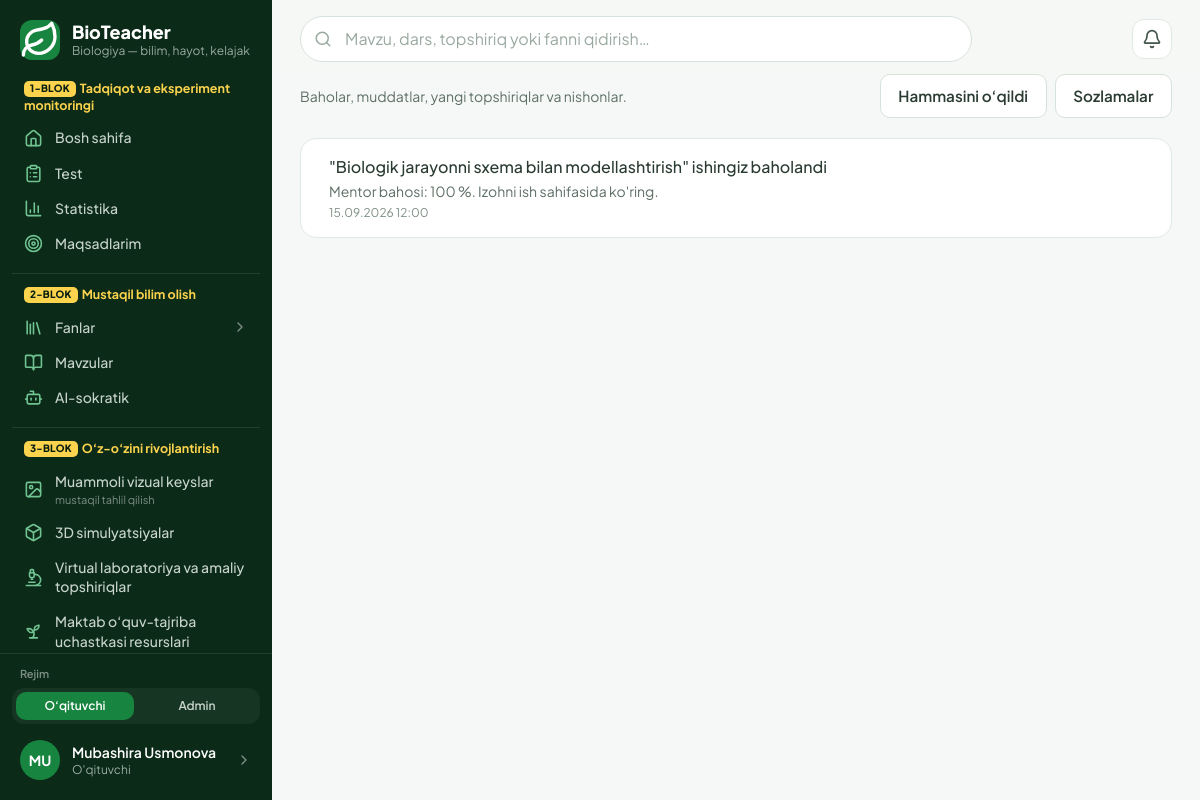
The page /bildirishnomalar/ (signed in) on the database its author committed.
### accounts/models.py (models this page shows, shortened)
class MenuItem(models.Model):
    key = models.CharField("band kaliti", max_length=60, unique=True)
    group = models.ForeignKey(
        "MenuGroup", on_delete=models.CASCADE, null=True, related_name="items", verbose_name="blok",
    )
    parent = models.ForeignKey(
        "self", on_delete=models.CASCADE, null=True, blank=True, related_name="children",
        verbose_name="ota band",
    )
    order = models.PositiveSmallIntegerField("tartib", default=0)
    label = models.CharField("nom", max_length=60, blank=True, help_text="Bo'sh — sahifaning standart nomi.")
    page = models.CharField("sahifa", max_length=60, blank=True)
    url = models.CharField("havola", max_length=300, blank=True)
    icon = models.CharField("ikonka", max_length=20, blank=True, help_text="Bo'sh — sahifa ikonkasi.")
    hint = models.CharField("izoh", max_length=60, blank=True)
    class Meta:
        verbose_name = "menyu bandi"
        verbose_name_plural = "menyu bandlari"
        ordering = ["order", "id"]

class User(AbstractUser):
    email = models.EmailField("email", unique=True)
    email_verified = models.BooleanField("email tasdiqlangan", default=False)
    last_login_ip = models.GenericIPAddressField("oxirgi IP", null=True, blank=True)
    USERNAME_FIELD = "email"
    REQUIRED_FIELDS = []
    objects = UserManager()
    class Meta:
        verbose_name = "foydalanuvchi"
        verbose_name_plural = "foydalanuvchilar"

class Profile(SoftDeleteModel):
    user = models.OneToOneField(User, on_delete=models.CASCADE, related_name="profile")
    role = models.CharField("faol rol", max_length=20, choices=Role.choices, default=Role.TEACHER)
    roles = models.CharField("berilgan rollar", max_length=100, blank=True, default="")
    otm = models.CharField("OTM", max_length=200, blank=True)
    faculty = models.CharField("fakultet", max_length=200, blank=True)
    course = models.PositiveSmallIntegerField("kurs", null=True, blank=True)
    study_arm = models.CharField(
        "tadqiqot bo'linmasi", max_length=1, choices=StudyArm.choices, default=StudyArm.NONE,
    )
    phone = models.CharField("telefon", max_length=32, blank=True)
    avatar = models.ImageField("avatar", upload_to="avatars/%Y/%m/", blank=True)
    bio = models.TextField("qisqacha", blank=True)
    research_consent = models.BooleanField("tadqiqotda ishtirok roziligi", default=False)
    research_consent_at = models.DateTimeField(null=True, blank=True)
    respondent_id = models.UUIDField("respondent ID", default=uuid.uuid4, unique=True, editable=False)
    onboarding_done = models.BooleanField("onboarding tugallangan", default=False)
    class Meta:
        verbose_name = "profil"
        verbose_name_plural = "profillar"
    @property
    def role_list(self):
        granted = {r.strip() for r in self.roles.split(",") if r.strip()}
        granted.add(self.role)
        if self.user.is_superuser:
            granted.add(Role.ADMIN)
        return [r for r in Role.values if r in granted]
    @property
    def role_choices(self):
        return [(r, Role(r).label) for r in self.role_list]
    @property
    def has_multiple_roles(self):
        return len(self.role_list) > 1
    @property
    def is_admin(self):
        return self.role == Role.ADMIN

### notifications/models.py (models this page shows, shortened)
class Notification(TimeStampedModel):
    user = models.ForeignKey(
        settings.AUTH_USER_MODEL, on_delete=models.CASCADE, related_name="notifications"
    )
    kind = models.CharField(max_length=20, choices=NotificationType.choices)
    title = models.CharField(max_length=250)
    body = models.TextField(blank=True)
    url = models.CharField(max_length=300, blank=True)
    read_at = models.DateTimeField(null=True, blank=True)
    class Meta:
        verbose_name = "bildirishnoma"
        verbose_name_plural = "bildirishnomalar"
        ordering = ["-created_at"]
        indexes = [models.Index(fields=["user", "read_at"])]
    @property
    def is_read(self):
        return self.read_at is not None

### notifications/views.py (the view)
# urls.py: path("", views.inbox, name="inbox"),
@login_required
def inbox(request):
    notifications = Notification.objects.filter(user=request.user)
    return render(request, "notifications/inbox.html", {"notifications": notifications[:100]})

### accounts/menu.py (called while the page is built)
def active_sections():
    from content.models import Section
    sections = list(Section.objects.filter(is_active=True).order_by("order", "title"))
    for section in sections:
        section.icon_name = SECTION_ICONS.get(section.slug, "leaf")
    return sections

def _resolve(item, sections):
    if item.page.startswith(SECTION_PREFIX):
        section = sections.get(item.page[len(SECTION_PREFIX):])
        if section is None:
            return None
        return {"href": reverse("content:section", args=[section.slug]), "label": section.title,
                "icon": section.icon_name, "page": {}, "slug": section.slug}
    if item.page:
        page = PAGES.get(item.page)
        if page is None:
            return None
        href = reverse(page["url"], args=[page["arg"]] if page.get("arg") else None) if page.get("url") else ""
        return {"href": href, "label": page["label"], "icon": page["icon"], "page": page, "slug": None}
    if item.url:
        return {"href": item.url, "label": item.url, "icon": "link", "page": {}, "slug": None}
    return None

def group_title(group):
    if group.title is not None:
        return group.title
    return DEFAULT_GROUPS.get(group.key, {}).get("title", "")

def _load(audience=None):
    from .models import MenuGroup, MenuItem
    if not MenuGroup.objects.exists():
        seed_defaults(MenuGroup, MenuItem)
    groups = MenuGroup.objects.order_by(F("order").asc(nulls_last=True), "id")
    if audience:
        groups = groups.filter(audience=audience)
    groups = list(groups)
    top, children = defaultdict(list), defaultdict(list)
    for item in MenuItem.objects.filter(group__in=groups).order_by("order", "id"):
        (children[item.parent_id] if item.parent_id else top[item.group_id]).append(item)
    return [(group, [(item, children[item.id]) for item in top[group.id]]) for group in groups]

def _current_section(request):
    match = getattr(request, "resolver_match", None)
    if match is None or match.namespace != "content":
        return None
    return match.kwargs.get("slug") if match.url_name == "section" else match.kwargs.get("section_slug")

### core/enums.py (called while the page is built)
def level_for(percent):
    value = max(0.0, min(100.0, float(percent or 0)))
    for threshold, code, name, wash, step in LEVEL_SCALE:
        if value >= threshold:
            return code, name, wash, step, LEVEL_HINTS[code]
    return "INITIAL", "Boshlang'ich", "scale-1", 1, LEVEL_HINTS["INITIAL"]

### templates/notifications/inbox.html (shortened to what this page needs)
{% extends "base.html" %}
{% block content %}
<div class="">
  <div class="flex items-center justify-between gap-3">
    <p class="text-sm text-slateg-600">Baholar, muddatlar, yangi topshiriqlar va nishonlar.</p>
    <div class="flex gap-2">
      <a href="{% url 'notifications:mark_all_read' %}" class="btn btn-quiet">Hammasini o‘qildi</a>
      <a href="{% url 'notifications:settings' %}" class="btn btn-quiet">Sozlamalar</a>
    </div>
  </div>
  <div class="mt-5 space-y-2">
    {% for n in notifications %}
      <a href="{% url 'notifications:open' n.pk %}"
         class="block rounded-2xl border p-4 transition {% if n.is_read %}border-slateg-200 bg-white{% else %}border-brand-200 bg-brand-50{% endif %} hover:border-brand-300">
        <div class="flex items-start gap-3">
          <div class="flex-1 min-w-0">
            <p class="font-medium {% if n.is_read %}text-slateg-800{% else %}text-brand-900{% endif %}">{{ n.title }}</p>
            {% if n.body %}<p class="mt-0.5 text-sm text-slateg-600">{{ n.body|truncatewords:30 }}</p>{% endif %}
            <p class="mt-1 text-xs text-slateg-500">{{ n.created_at|date:"d.m.Y H:i" }}</p>
          </div>
        </div>
      </a>
    {% empty %}
      <div class="section">
        <p class="text-3xl"></p>
        <p class="mt-3 text-slateg-600">Bildirishnomalar yo‘q.</p>
      </div>
    {% endfor %}
  </div>
</div>
{% endblock %}

### templates/partials/rail.html (shortened to what this page needs)
{% load static %}
<div class="flex flex-col h-full w-full">
  <a href="{% url 'home:dashboard' %}" class="flex items-center gap-3 px-5 pt-5 pb-5">
    <span class="grid place-items-center w-10 h-10 rounded-xl bg-brand-600 text-white shrink-0">
    </span>
    <span class="min-w-0">
      <span class="block text-white text-lg font-extrabold leading-tight">BioTeacher</span>
      <span class="block text-xs text-slateg-400 truncate">Biologiya — bilim, hayot, kelajak</span>
    </span>
  </a>
  <nav class="flex-1 overflow-y-auto px-3 pb-3" aria-label="Asosiy menyu">
    {% if profile.is_admin %}{% with groups=rail_menu.admin %}{% include "partials/rail_groups.html" %}{% endwith %}
    {% else %}{% with groups=rail_menu.teacher %}{% include "partials/rail_groups.html" %}{% endwith %}
    {% endif %}
  </nav>
  <div class="border-t border-white/10 p-3">
    {% if profile.has_multiple_roles %}
      <form method="post" action="{% url 'accounts:switch_role' %}" class="mb-2">{% csrf_token %}
        <p class="px-2 mb-1.5 text-[11px] font-semibold text-slateg-500">Rejim</p>
        <div class="grid grid-cols-{{ profile.role_choices|length }} gap-1 rounded-xl bg-white/5 p-1" role="group" aria-label="Rolni almashtirish">
          {% for code, label in profile.role_choices %}
            <button name="role" value="{{ code }}"
                    {% if code == profile.role %}aria-pressed="true" disabled{% endif %}
                    class="rounded-lg px-2 py-1.5 text-xs font-semibold truncate
                      {% if code == profile.role %}bg-brand-600 text-white{% else %}text-slateg-300 hover:bg-white/10 hover:text-white{% endif %}">
              {% if code == 'ADMIN' %}Admin{% else %}O‘qituvchi{% endif %}
            </button>
          {% endfor %}
        </div>
      </form>
    {% endif %}
    <a href="{% url 'home:cabinet' %}"
       class="flex items-center gap-3 rounded-xl px-2 py-2 hover:bg-white/5 group">
      {% if profile.avatar %}
        <img src="{{ profile.avatar.url }}" alt="" class="w-10 h-10 rounded-full object-cover shrink-0">
      {% else %}
        <span aria-hidden="true" class="grid place-items-center w-10 h-10 rounded-full bg-brand-600 text-white text-sm font-bold shrink-0">
          {{ user.first_name|slice:":1"|upper|default:"B" }}{{ user.last_name|slice:":1"|upper }}
        </span>
      {% endif %}
      <span class="min-w-0 flex-1">
        <span class="block text-sm font-semibold text-white truncate">{{ user.get_full_name|default:user.email }}</span>
        <span class="block text-xs text-slateg-400">{{ profile.get_role_display }}</span>
      </span>
      <span class="text-slateg-500 group-hover:text-white shrink-0 w-4 h-4">
      </span>
    </a>
  </div>
</div>

### templates/partials/rail_item.html (shortened to what this page needs)
<a href="{{ href }}"
   class="flex items-center gap-3 rounded-xl px-3 py-2 text-sm font-medium
     {% if active %}bg-brand-600 text-white shadow-[0_6px_16px_-8px_rgba(23,132,63,.9)]{% else %}text-slateg-300 hover:bg-white/5 hover:text-white{% endif %}">
  <span class="shrink-0 w-[19px] h-[19px] grid place-items-center {% if not active %}text-brand-300{% endif %}">
  </span>
  <span class="flex-1 min-w-0">
    <span class="rail-label block leading-snug">{{ label }}</span>
    {% if hint %}
      <span class="block mt-0.5 text-[11px] font-normal leading-tight {% if active %}text-white/75{% else %}text-slateg-500{% endif %}">{{ hint }}</span>
    {% endif %}
  </span>
</a>

### templates/base.html (style rules this page uses)
:root { --brand: #17843F; --brand-dark: #116A33; --page: #F5F8F6; --line: #E1E9E4; }
html { -webkit-text-size-adjust: 100%; }
body { -webkit-font-smoothing: antialiased; }
.btn { display: inline-flex; align-items: center; justify-content: center; gap: .5rem; border-radius: 10px; padding: .62rem 1.1rem; font-weight: 600; font-size: .95rem; border: 1px solid transparent; cursor: pointer; transition: background .15s, border-color .15s; }
.btn-quiet { background:#fff; color:#2A3B31; border-color:#D7E2DA; }

### rows shown on the page
MenuItem: group "mustaqil tahlil qilish"
User: first_name "M", last_name "U", get_full_name "Mubashira Usmonova"
Profile: role "O'qituvchi"
Notification: title "\"Biologik jarayonni sxema bilan modellashtirish\" ishingiz baholandi", body "Mentor bahosi: 100 %. Izohni ish sahifasida ko'ring.", created_at "15.09.2026 12:00"

### other values the page prints
{{ group.badge }} "1-BLOK" "2-BLOK" "3-BLOK"
{{ group.text }} "Tadqiqot va eksperiment monitoringi" "Mustaqil bilim olish" "O‘z-o‘zini rivojlantirish"
{{ label }} "Bosh sahifa" "Test" "Statistika" "Maqsadlarim" "Mavzular" "AI-sokratik" "Muammoli vizual keyslar" "3D simulyatsiyalar" "Virtual laboratoriya va amaliy topshiriqlar" "Maktab o‘quv-tajriba uchastkasi resurslari"
{{ item.label }} "Fanlar"
